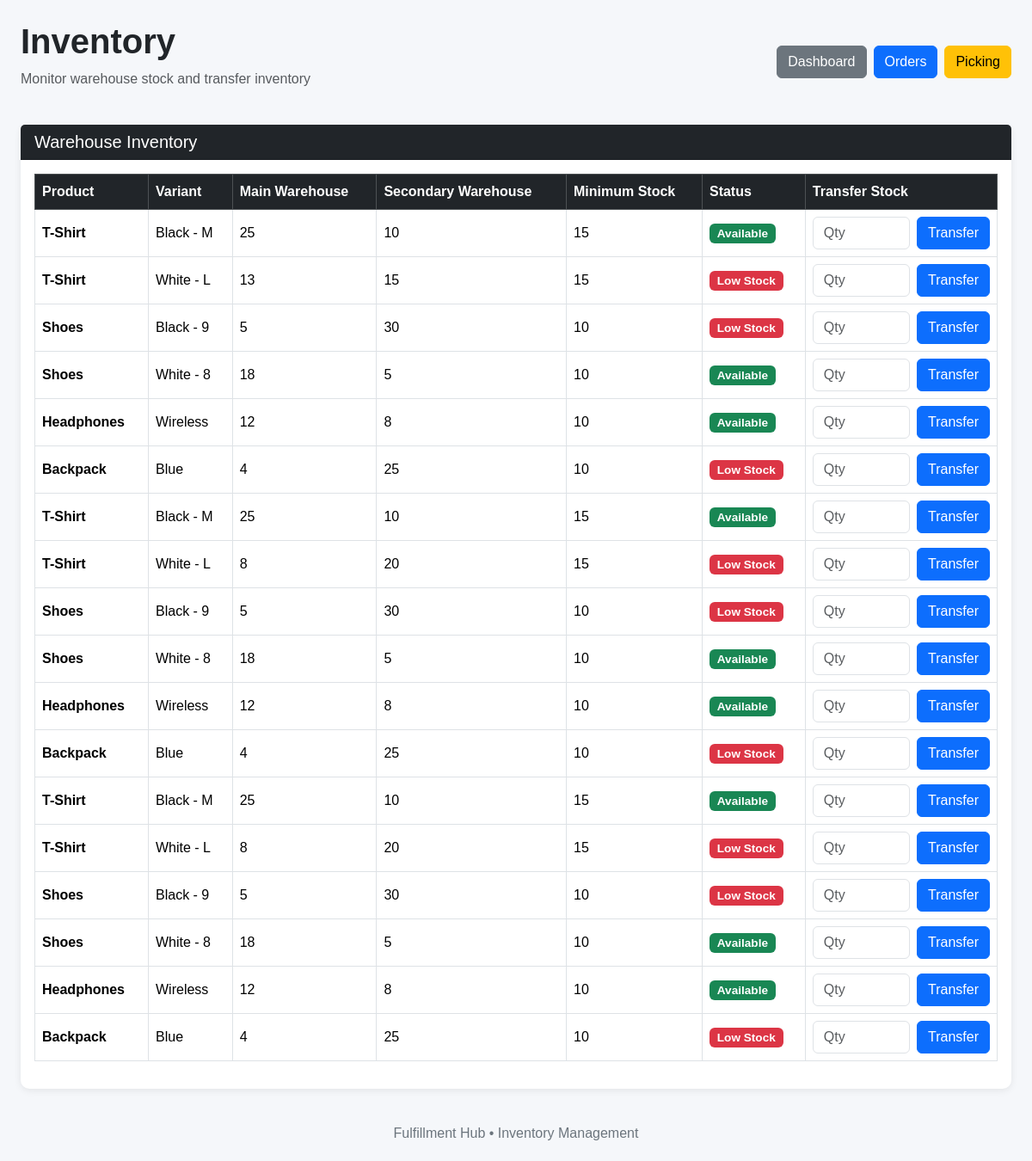
Page /inventory on the committed database.
### tables this page shows
CREATE TABLE inventory (
            id INTEGER PRIMARY KEY AUTOINCREMENT,
            product_name TEXT,
            variant TEXT,
            main_stock INTEGER,
            secondary_stock INTEGER,
            minimum_stock INTEGER
        );

### app.py (the view)
@app.route("/inventory")
def inventory():
    connection = get_db_connection()
    inventory = connection.execute(
        "SELECT * FROM inventory"
    ).fetchall()
    connection.close()
    return render_template(
        "inventory.html",
        inventory=inventory
    )

### app.py (called while the page is built)
def get_db_connection():
    connection = sqlite3.connect("fulfillment.db")
    connection.row_factory = sqlite3.Row
    return connection

### templates/inventory.html (shortened to what this page needs)
<!DOCTYPE html>
<html lang="en">
<head>
    <link
        href="https://cdn.jsdelivr.net/npm/bootstrap@5.3.3/dist/css/bootstrap.min.css"
        rel="stylesheet"
    >
    <link
        rel="stylesheet"
        href="{{ url_for('static', filename='css/style.css') }}"
    >
</head>
<body>
<div class="container-fluid mt-4 px-4">
    <div class="page-header">
        <div class="d-flex justify-content-between align-items-center">
            <div>
                <h1>Inventory</h1>
                <p class="text-muted">
                    Monitor warehouse stock and transfer inventory
                </p>
            </div>
            <div class="nav-buttons">
                <a href="/" class="btn btn-secondary">
                    Dashboard
                </a>
                <a href="/orders" class="btn btn-primary">
                    Orders
                </a>
                <a href="/picking" class="btn btn-warning">
                    Picking
                </a>
            </div>
        </div>
    </div>
    <div class="card shadow-sm border-0">
        <div class="card-header bg-dark text-white">
            <h5 class="mb-0">
                Warehouse Inventory
            </h5>
        </div>
        <div class="card-body">
            <div class="table-responsive">
                <table class="table table-bordered table-hover align-middle">
                    <thead class="table-dark">
                        <tr>
                            <th>Product</th>
                            <th>Variant</th>
                            <th>Main Warehouse</th>
                            <th>Secondary Warehouse</th>
                            <th>Minimum Stock</th>
                            <th>Status</th>
                            <th>Transfer Stock</th>
                        </tr>
                    </thead>
                    <tbody>
                    {% for item in inventory %}
                        <tr>
                            <td>
                                <strong>
                                    {{ item["product_name"] }}
                                </strong>
                            </td>
                            <td>
                                {{ item["variant"] }}
                            </td>
                            <td>
                                {{ item["main_stock"] }}
                            </td>
                            <td>
                                {{ item["secondary_stock"] }}
                            </td>
                            <td>
                                {{ item["minimum_stock"] }}
                            </td>
                            <td>
                                {% if item["main_stock"] <= item["minimum_stock"] %}
                                    <span class="badge bg-danger">
                                        Low Stock
                                    </span>
                                {% else %}
                                    <span class="badge bg-success">
                                        Available
                                    </span>
                                {% endif %}
                            </td>
                            <td>
                                <form
                                    action="/transfer-stock/{{ item['id'] }}"
                                    method="POST"
                                    class="d-flex gap-2"
                                >
                                    <input
                                        type="number"
                                        name="quantity"
                                        min="1"
                                        max="{{ item['secondary_stock'] }}"
                                        class="form-control"
                                        placeholder="Qty"
                                        required
                                    >
                                    <button
                                        type="submit"
                                        class="btn btn-primary"
                                    >
                                        Transfer
                                    </button>
                                </form>
                            </td>
                        </tr>
                    {% endfor %}
                    </tbody>
                </table>
            </div>
        </div>
    </div>
    <div class="footer">
        Fulfillment Hub • Inventory Management
    </div>
</div>
</body>
</html>

### static/style.css (style rules this page uses)
body { background-color: #f5f7fa; font-family: Arial, sans-serif; }
h1 { font-weight: 700; }
.card { border-radius: 10px; }
.card-header { font-weight: 600; }
.table { background-color: white; }
.table th { white-space: nowrap; }
.btn { border-radius: 6px; }
.form-control, .form-select { border-radius: 6px; }
.badge { font-size: 0.85rem; }
.nav-buttons { display: flex; flex-wrap: wrap; gap: 8px; }
.page-header { margin-bottom: 25px; }
.shadow-sm { box-shadow: 0 2px 8px rgba(0, 0, 0, 0.08) !important; }
.footer { text-align: center; color: #6c757d; margin-top: 40px; margin-bottom: 20px; }

### rows in the picture
inventory: product_name "T-Shirt", variant "Black - M", main_stock "25", secondary_stock "10", minimum_stock "15", shows "Available"
inventory: product_name "T-Shirt", variant "White - L", main_stock "13", secondary_stock "15", minimum_stock "15", shows "Low Stock"
inventory: product_name "Shoes", variant "Black - 9", main_stock "5", secondary_stock "30", minimum_stock "10", shows "Low Stock"
inventory: product_name "Shoes", variant "White - 8", main_stock "18", secondary_stock "5", minimum_stock "10", shows "Available"
inventory: product_name "Headphones", variant "Wireless", main_stock "12", secondary_stock "8", minimum_stock "10", shows "Available"
inventory: product_name "Backpack", variant "Blue", main_stock "4", secondary_stock "25", minimum_stock "10", shows "Low Stock"
inventory: product_name "T-Shirt", variant "Black - M", main_stock "25", secondary_stock "10", minimum_stock "15", shows "Available"
inventory: product_name "T-Shirt", variant "White - L", main_stock "8", secondary_stock "20", minimum_stock "15", shows "Low Stock"
inventory: product_name "Shoes", variant "Black - 9", main_stock "5", secondary_stock "30", minimum_stock "10", shows "Low Stock"
inventory: product_name "Shoes", variant "White - 8", main_stock "18", secondary_stock "5", minimum_stock "10", shows "Available"
inventory: product_name "Headphones", variant "Wireless", main_stock "12", secondary_stock "8", minimum_stock "10", shows "Available"
inventory: product_name "Backpack", variant "Blue", main_stock "4", secondary_stock "25", minimum_stock "10", shows "Low Stock"
inventory: product_name "T-Shirt", variant "Black - M", main_stock "25", secondary_stock "10", minimum_stock "15", shows "Available"
inventory: product_name "T-Shirt", variant "White - L", main_stock "8", secondary_stock "20", minimum_stock "15", shows "Low Stock"
inventory: product_name "Shoes", variant "Black - 9", main_stock "5", secondary_stock "30", minimum_stock "10", shows "Low Stock"
inventory: product_name "Shoes", variant "White - 8", main_stock "18", secondary_stock "5", minimum_stock "10", shows "Available"
inventory: product_name "Headphones", variant "Wireless", main_stock "12", secondary_stock "8", minimum_stock "10", shows "Available"
inventory: product_name "Backpack", variant "Blue", main_stock "4", secondary_stock "25", minimum_stock "10", shows "Low Stock"
